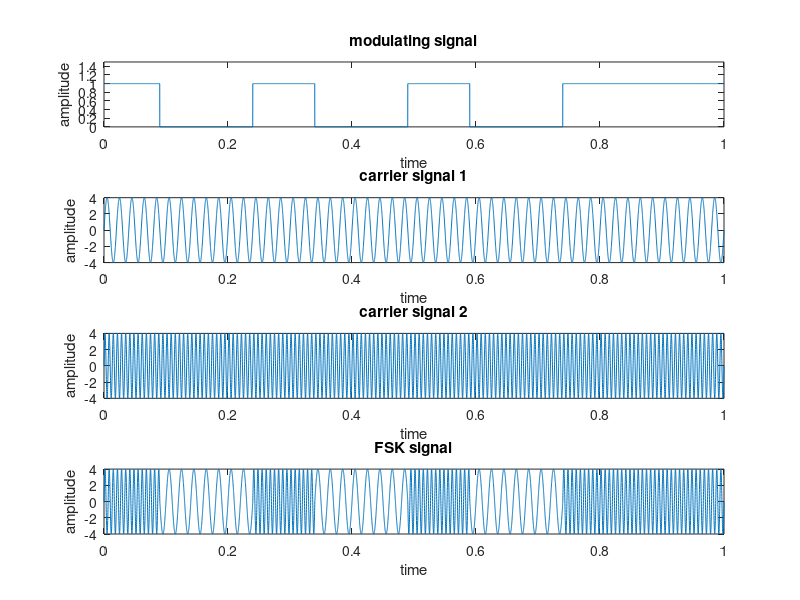

This chart was generated by the following MATLAB code:
t=0:0.0001:1;
fm=4;
m=[ones(1,900) zeros(1,1500) ones(1,1000) zeros(1,1500) ones(1,1000) zeros(1,1500) ones(1,2601)];
subplot(4,1,1);
plot(t,m);
axis([0 1 0 1.5])
title('modulating signal');
xlabel('time'); ylabel('amplitude');
fc1=50;
fc2=150;
c1=4*sin(2*pi*fc1*t);
c2=4*sin(2*pi*fc2*t);
subplot(4,1,2);plot(t,c1);
title('carrier signal 1');xlabel('time');ylabel('amplitude');
subplot(4,1,3);plot(t,c2);title('carrier signal 2');
xlabel('time');ylabel('amplitude');
for i=1:length(m)
    if m(i)==0
        fsk(i)=c1(i);
    else
        fsk(i)=c2(i);
    end
end
subplot(4,1,4);
plot(t,fsk);
title('FSK signal');
xlabel('time');ylabel('amplitude');